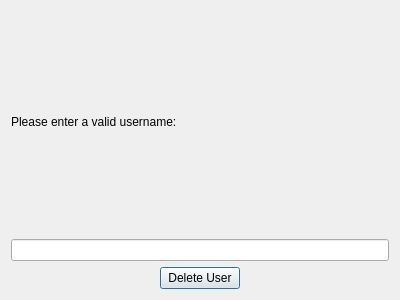
<?xml version="1.0" encoding="UTF-8"?>
<ui version="4.0">
 <class>DeleteUser</class>
 <widget class="QDialog" name="DeleteUser">
  <property name="geometry">
   <rect>
    <x>0</x>
    <y>0</y>
    <width>400</width>
    <height>300</height>
   </rect>
  </property>
  <property name="windowTitle">
   <string>Dialog</string>
  </property>
  <layout class="QVBoxLayout" name="verticalLayout">
   <item>
    <widget class="QLabel" name="label">
     <property name="text">
      <string>Please enter a valid username:</string>
     </property>
    </widget>
   </item>
   <item>
    <widget class="QLineEdit" name="name"/>
   </item>
   <item>
    <layout class="QHBoxLayout" name="horizontalLayout">
     <item>
      <spacer name="horizontalSpacer">
       <property name="orientation">
        <enum>Qt::Horizontal</enum>
       </property>
       <property name="sizeHint" stdset="0">
        <size>
         <width>40</width>
         <height>20</height>
        </size>
       </property>
      </spacer>
     </item>
     <item>
      <widget class="QPushButton" name="enter">
       <property name="text">
        <string>Delete User</string>
       </property>
      </widget>
     </item>
     <item>
      <spacer name="horizontalSpacer_2">
       <property name="orientation">
        <enum>Qt::Horizontal</enum>
       </property>
       <property name="sizeHint" stdset="0">
        <size>
         <width>40</width>
         <height>20</height>
        </size>
       </property>
      </spacer>
     </item>
    </layout>
   </item>
  </layout>
 </widget>
 <resources/>
 <connections/>
</ui>
